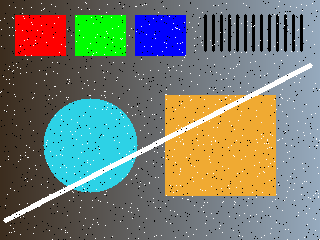
#> input picture 20261104/03_심화/data/noisy.png, 320 x 240 px
$ python -i video_ops.py   (imports and definitions only)
#> lines starting #> are read from the running program, lines starting #| are printed output that depends on the picture; after the words box and inside, x2 and y2 are one past the last pixel; in counts of white or black regions, pixels touching at a corner belong together
#> further down, picture is the input picture: shape (240, 320, 3); mean B, G, R 111.3, 124.4, 118.5
import cv2

def process_frame(frame):
    """컬러 Frame을 고정 크기의 Edge 컬러 Frame으로 바꿉니다."""
    # >>> TODO H05
    # Resize160×120→Gray→Gaussian3×3→Canny80/160 순서로 edge를 만드세요. 파일 열기·종료는 main이 담당합니다.
    small=cv2.resize(frame,(160,120), interpolation=cv2.INTER_AREA)
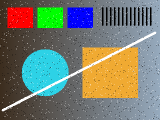
#> small: shape (120, 160, 3); mean B, G, R 111.3, 124.5, 118.6
    gray=cv2.cvtColor(small,cv2.COLOR_BGR2GRAY)
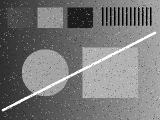
#> gray: shape (120, 160); min 0, max 255, mean 121.2
    blur=cv2.GaussianBlur(gray, (3,3), 0)
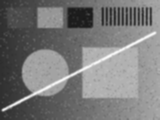
#> blur: shape (120, 160); min 26, max 250, mean 121.3
    canny=cv2.Canny(blur, 80, 160)
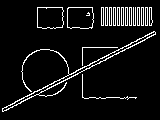
#> canny: shape (120, 160); 7.4% white in thin lines or dots, all inside (x1, y1, x2, y2) = (2, 7, 156, 112)
    # <<< TODO H05
    return cv2.cvtColor(canny,cv2.COLOR_GRAY2BGR)

>>> import cv2
>>> picture = cv2.imread('../data/noisy.png')
>>> result = process_frame(picture)
